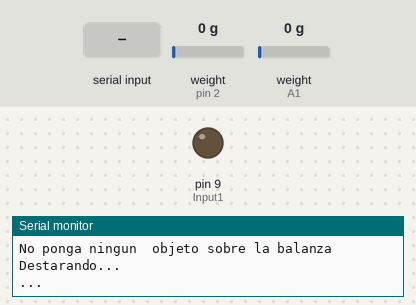
The sketch below on a simulated Arduino Uno, built with avr-gcc and run on an emulated ATmega328P. Shown: output pins drawn as LEDs (lit = HIGH), the last lines printed to the serial monitor. Wiring (inferred from the names in the program): HX711 load-cell converter: data pin 2; SCK pin 4. The inputs (shaded band) are chosen by the test bench; at power-on: weight on the scale (sensors on pin 2, A1) 0 g. Pins used as bus, display or sensor lines are not drawn.

Above: at 0.1 s.
At 3.2 s:
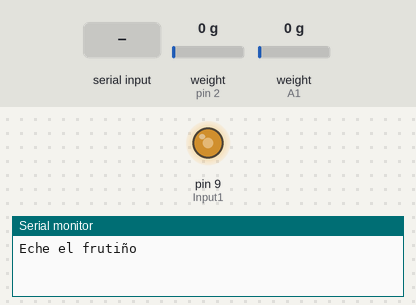
3.3 s: "rpm=\n" received over Serial
Timing chart, 0 to 6.3 s (numbered marks = the images above; inputs shaded):
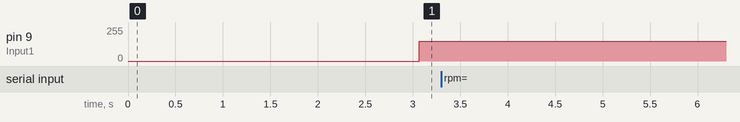

The sketch:

stepper_solo.ino
```cpp
//Variables para el serial
String inputString = ""; // variable para almacenar la entrada serial
bool validInput = false; // variable para verificar si se ingresó un valor válido

//Variables para la balanza
#include "HX711.h"        // Modulo HX711 - Celda de carga
#define DOUT  A1
#define CLK  A0
float pesoRecipiente = 0;
HX711 balanza(DOUT, CLK);
float peso;

//Variables para la mini bomba de agua
bool pumpRunning = false;
unsigned long previousMillis = 0;
int Input1 = 9;    // Control pin 1 for motor 1
int Input2 = 10;     // Control pin 2 for motor 1
int Densidad = 1;// en g/mL | MODIFIQUE PREVIAMENTE CON EL VALOR DE DENSIDAD CORRESPONDIENTE!!!
int Volumen_deseado = 0;
int OnOff = 1; // Switch On/Off para la bomba (1 = On | 0 = Off)
int Adelante; // Variable PWM 1
int Atras; // Variable PWM 2
int Detener = map(0, 0, 1023, 0, 255);
int Var = 600;
int x = 1;

// Puertos y Variables para Motor paso a paso
#define StepPin 4
#define ms1 5
#define ms2 6
#define ms3 7

unsigned long int t = 980; // Rango: 980 - 9800 que corresponde a 150 - 15 RPMs aprox.

// Puertos y Variables para Encoder
#define Encoder_pin 2      // The pin the encoder is connected
#define PulsosRotacion 20  // Value of pluses per rotation

int Encoder = 0;           // Value of the Output of the encoder
int Estado = 1;            // Current state of the encoder to recognize the pulse changes
int Pulsos = 0;            // Counter of pulses
unsigned long InitialTime = 0;
unsigned long FinalTime;
float RPMs;

void setup() {
  Serial.begin(9600);
  CalibracionBalanza();
  Serial.println(" ");
  Serial.println("¡¡¡LISTO PARA PESAR!!!");
  Serial.println(" ");
  Serial.println(" ");

  pinMode( ms1 , OUTPUT);
  pinMode( ms2 , OUTPUT);
  pinMode( ms3 , OUTPUT);
  pinMode( StepPin , OUTPUT);
  pinMode( Encoder_pin , INPUT);

  ////// Motor paso a paso //////

  ControlMotorPasoaPaso();
}

void loop() {

  if (OnOff == 1) {
    Serial.println(" ");
    Serial.println("¡¡¡LISTO PARA DOSIFICAR!!!");
    Serial.println(" ");
    Serial.println("Eche el frutiño");
    Serial.println(" ");
    Serial.println(" ");
    delay(1000);

    DosificarB(Volumen_deseado); //Dosificación de volumen según Balanza

  }

  // leer entrada serial y actualizar Volumen_deseado
  if (Serial.available() > 0) {
    char inChar = (char)Serial.read();
  if (inChar == '\n') {
    // se ha ingresado una línea completa
    if (inputString.length() > 0 && inputString.startsWith("V=")) {
      // se ha ingresado un valor válido
      Volumen_deseado = inputString.toInt();
      Serial.print("Volumen deseado actualizado a ");
      Serial.println(Volumen_deseado);
      validInput = true;
    }
    inputString = "";
  }
  else if (isDigit(inChar)) {
    inputString += inChar;
  }
  }

  // dosificar si se ingresó un valor válido
  if (validInput) {
    DosificarB(Volumen_deseado); //Dosificación de volumen según Balanza
    validInput = false;
  }

 motorPasoPaso();

}


//Función de Medición de Balanza: Permite obtener la medida actual en peso (g) de la balanza
float MedidaBalanza() {
  float peso = balanza.get_units(1)*1000;
  peso = -peso/1.0004 - 0.2183/1.0004;
  if (peso < 0) {
    peso = 0;
  }
  return peso;
}

void motorPasoPaso(){
  // Check if there is data available in the serial buffer
  if (Serial.available() > 0) {
    String inputString = Serial.readStringUntil('\n');
    if (inputString.startsWith("rpm=")){
      int newInputValue = inputString.substring(4).toInt();
      int rpm = newInputValue;
      float exponent = -1/1.005;
      float base = rpm / 278137.0;
      t = static_cast<unsigned long>(pow(base, exponent));
      Serial.print("El valor se cambió a: ");
      Serial.println(rpm);
    }
  }

  ////// Motor paso a paso //////

  digitalWrite(StepPin, HIGH);
  delayMicroseconds(t);
  digitalWrite(StepPin, LOW);
  delayMicroseconds(t);

  ////// Encoder //////
  Encoder = digitalRead(Encoder_pin);

  if(Encoder == LOW && Estado == 1) {
     Estado = 0;
  }

  if(Encoder == HIGH && Estado == 0) {
     Pulsos++;
     Estado = 1;
  }

  if(Pulsos == PulsosRotacion) {
    FinalTime = millis();
    RPMs = 60000/(FinalTime - InitialTime);
    Pulsos = 0;
    InitialTime = FinalTime;
    peso = MedidaBalanza(); //Medición actual de la Balanza
    Serial.print("RPM = ");
    Serial.println(RPMs);
    Serial.print("peso = ");
    Serial.println(peso);
  }
}


void CalibracionBalanza(void){
  Serial.begin(9600);
  balanza.begin(DOUT, CLK);
  Serial.println("No ponga ningun  objeto sobre la balanza");
  Serial.println("Destarando...");
  Serial.println("...");
  balanza.set_scale(1116125); // Establecemos la escala
  balanza.tare(20);  //El peso actual es considerado Tara.

  Serial.println("Listo para pesar");

}


//Función de DosificarB: Permite entregar un volumen deseado(mL) según la medida actual de peso (g) de la balanza
void DosificarB(int Volumen_deseado) {

  int Tiempo_deseado = (Volumen_deseado - 2.24)/0.0142;
  const long interval = Tiempo_deseado;

  while (x == 1) {
    motorPasoPaso();
    if (!pumpRunning) {
      pumpRunning = true;
      OnOff = 0;
      Adelante = map(Var, 0, 1023, 0, 255);
      analogWrite(Input1, Adelante);
      previousMillis = millis();
    }

    if (pumpRunning && millis() - previousMillis >= interval) {
      pumpRunning = false;
      analogWrite(Input1, Detener);
      previousMillis = millis(); // Actualizar previousMillis al apagar la bomba
      x = 0;
    }
    else if (!pumpRunning && millis() - previousMillis >= interval) {
      previousMillis = millis(); // Actualizar previousMillis al encender la bomba
      pumpRunning = true;
      OnOff = 0;
      Adelante = map(Var, 0, 1023, 0, 255);
      analogWrite(Input1, Adelante);
    }
  }
}

//Función para Controlar el Motor Paso a Paso: Permite controlar el motor y los pasos de este
void ControlMotorPasoaPaso(void) {
  Serial.println("Motor Control");

  digitalWrite(ms1, LOW);
  digitalWrite(ms2, LOW);
  digitalWrite(ms3, LOW);
//  digitalWrite(DirPin, LOW);
}
```
